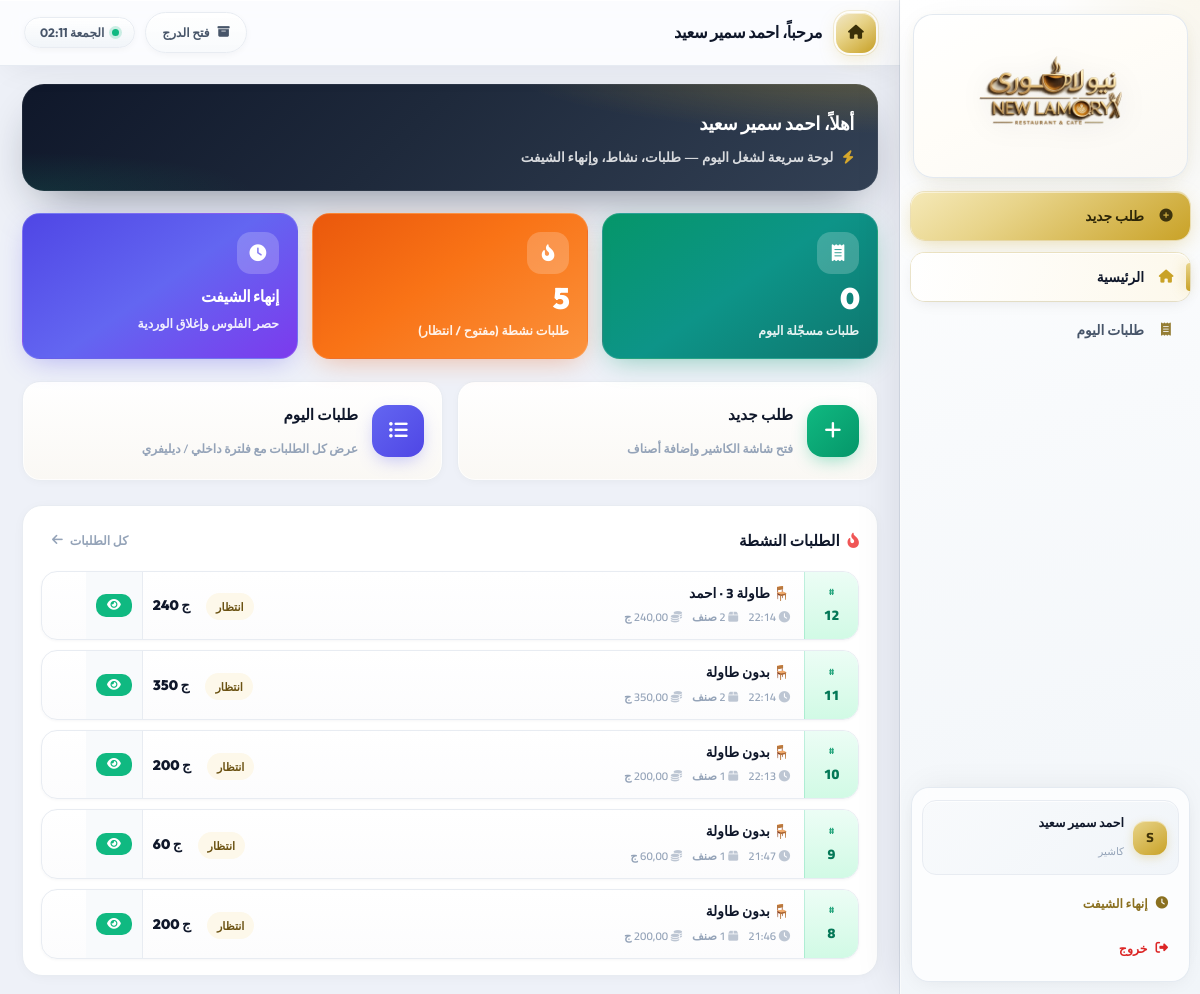
/cashier/ (signed in), run on an earlier commit of the app's database.
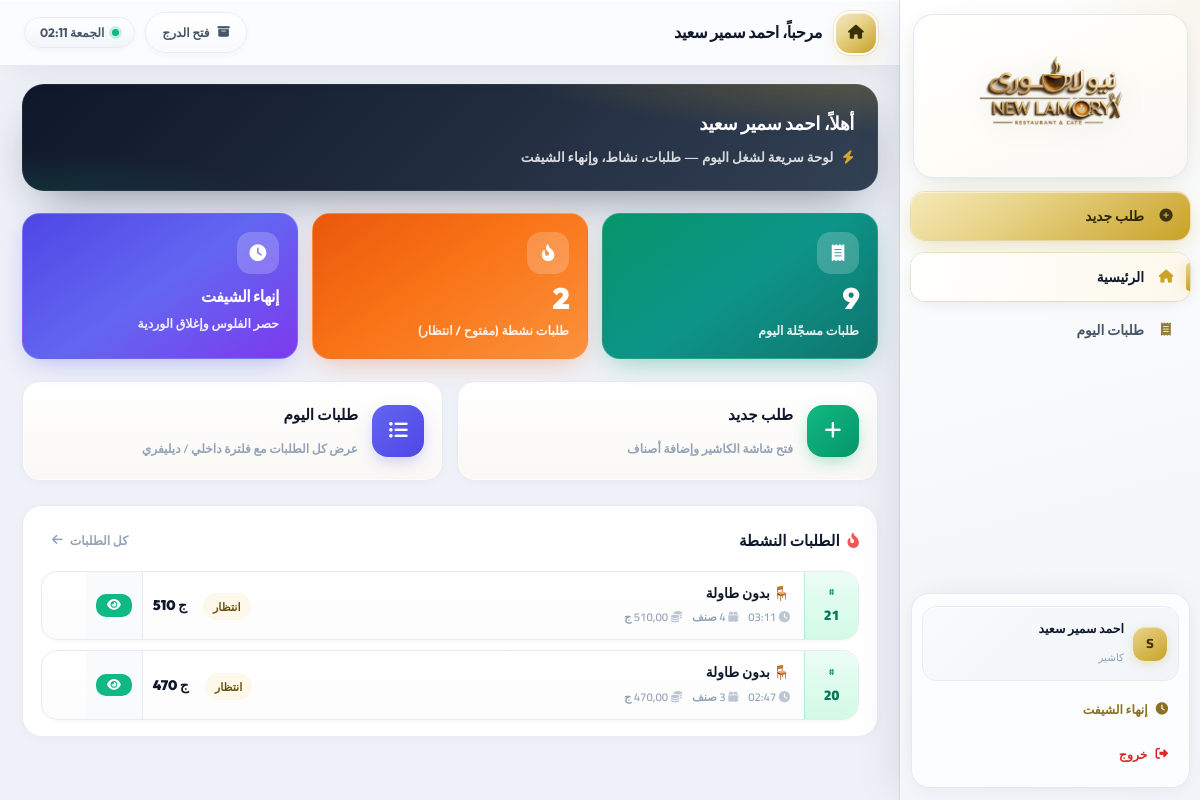
And on a later commit of the database.
### pos/models.py (models this page shows, shortened)
class Order(models.Model):
    STATUS_CHOICES = [
        ('open','مفتوح'),
        ('printed','قيد الانتظار'),
        ('completed','مكتمل'),
        ('cancelled','ملغي'),
    ]
    TYPE_CHOICES = [('dine_in','داخل المحل'),('delivery','ديليفري')]
    cashier          = models.ForeignKey(User, on_delete=models.SET_NULL, null=True, related_name='orders', verbose_name='الكاشير')
    order_type       = models.CharField(max_length=20, choices=TYPE_CHOICES, default='dine_in', verbose_name='نوع الطلب')
    status           = models.CharField(max_length=20, choices=STATUS_CHOICES, default='open', verbose_name='الحالة')
    notes            = models.TextField(blank=True, verbose_name='ملاحظات')
    table            = models.ForeignKey(Table, on_delete=models.SET_NULL, null=True, blank=True, verbose_name='الطاولة')
    waiter           = models.ForeignKey(Waiter, on_delete=models.SET_NULL, null=True, blank=True, verbose_name='الويتر')
    customer_name    = models.CharField(max_length=150, blank=True, verbose_name='اسم العميل')
    customer_phone   = models.CharField(max_length=30, blank=True, verbose_name='رقم العميل')
    customer_address = models.TextField(blank=True, verbose_name='عنوان العميل')
    driver           = models.ForeignKey(DeliveryDriver, on_delete=models.SET_NULL, null=True, blank=True, verbose_name='الطيار')
    created_at       = models.DateTimeField(auto_now_add=True)
    printed_at       = models.DateTimeField(null=True, blank=True)
    completed_at     = models.DateTimeField(null=True, blank=True)
    cancelled_at     = models.DateTimeField(null=True, blank=True)
    cancel_approved_by = models.ForeignKey(User, on_delete=models.SET_NULL, null=True, blank=True, related_name='approved_cancels')
    class Meta:
        verbose_name='طلب'; verbose_name_plural='الطلبات'; ordering=['-created_at']
    @property
    def total(self):
        return sum(i.subtotal for i in self.items.all())
    @property
    def total_items(self):
        return sum(i.quantity for i in self.items.all())

class Table(models.Model):
    number    = models.PositiveIntegerField(unique=True, verbose_name='رقم الطاولة')
    name      = models.CharField(max_length=50, blank=True, verbose_name='الاسم')
    is_active = models.BooleanField(default=True, verbose_name='نشطة')
    class Meta:
        verbose_name='طاولة'; verbose_name_plural='الطاولات'; ordering=['number']
    def __str__(self):
        return f"طاولة {self.number}" + (f" — {self.name}" if self.name else "")

class Waiter(models.Model):
    name      = models.CharField(max_length=100, verbose_name='الاسم')
    phone     = models.CharField(max_length=20, blank=True, verbose_name='الهاتف')
    is_active = models.BooleanField(default=True, verbose_name='نشط')
    class Meta:
        verbose_name='ويتر'; verbose_name_plural='الويترين'; ordering=['name']
    def __str__(self): return self.name

class OrderItem(models.Model):
    order     = models.ForeignKey(Order, on_delete=models.CASCADE, related_name='items', verbose_name='الطلب')
    menu_item = models.ForeignKey(MenuItem, on_delete=models.CASCADE, verbose_name='المنتج')
    quantity  = models.PositiveIntegerField(default=1, verbose_name='الكمية')
    price     = models.DecimalField(max_digits=8, decimal_places=2, null=True, blank=True, verbose_name='السعر')
    notes     = models.CharField(max_length=200, blank=True, verbose_name='ملاحظات')
    class Meta:
        verbose_name='عنصر طلب'; verbose_name_plural='عناصر الطلب'
    @property
    def subtotal(self): return self.quantity * (self.price or 0)

### pos/cashier_views.py (the view)
    def wrapper(request, *args, **kwargs):
        if not request.user.is_authenticated:
            return redirect('login')
        if request.user.is_staff:
            return redirect('admin_dashboard')
        return view_func(request, *args, **kwargs)

### pos/cashier_views.py (called while the page is built)
def cashier_required(view_func):
    def wrapper(request, *args, **kwargs):
        if not request.user.is_authenticated:
            return redirect('login')
        if request.user.is_staff:
            return redirect('admin_dashboard')
        return view_func(request, *args, **kwargs)
    wrapper.__name__ = view_func.__name__
    return wrapper

def get_profile(user):
    try:
        return user.cashier_profile
    except Exception:
        return None

@cashier_required
def dashboard(request):
    today = date.today()
    orders_today = Order.objects.filter(cashier=request.user, created_at__date=today)
    active_orders = Order.objects.filter(
        cashier=request.user, status__in=['open', 'printed']
    ).select_related('table', 'waiter').prefetch_related('items')
    profile = get_profile(request.user)
    shift = Shift.objects.filter(cashier=request.user, status='open').first()
    return render(request, 'pos/cashier/dashboard.html', {
        'orders_count': orders_today.count(),
        'active_orders': active_orders,
        'profile': profile,
        'shift': shift,
    })

### templates/pos/cashier/dashboard.html (shortened to what this page needs)
{% extends 'pos/cashier/base.html' %}
{% block page_icon %}<i class="fas fa-home"></i>{% endblock %}
{% block page_title %}مرحباً، {{ request.user.get_full_name|default:request.user.username }}{% endblock %}
{% block content %}
<div class="dash">
  <div class="dash-hero">
    <div class="dash-hero-in">
      <p class="dash-hello">أهلاً، {{ request.user.get_full_name|default:request.user.username }}</p>
      <p class="dash-sub"><i class="fas fa-bolt"></i> لوحة سريعة لشغل اليوم — طلبات، نشاط، وإنهاء الشيفت</p>
    </div>
  </div>
  <div class="dash-kpis">
    <div class="dash-kpi dash-kpi--g">
      <div class="dash-kpi-ic"><i class="fas fa-receipt"></i></div>
      <div class="dash-kpi-val">{{ orders_count }}</div>
      <div class="dash-kpi-lbl">طلبات مسجّلة اليوم</div>
    </div>
    <div class="dash-kpi dash-kpi--o">
      <div class="dash-kpi-ic"><i class="fas fa-fire-flame-curved"></i></div>
      <div class="dash-kpi-val">{{ active_orders.count }}</div>
      <div class="dash-kpi-lbl">طلبات نشطة (مفتوح / انتظار)</div>
    </div>
    <a href="{% url 'cashier_end_shift' %}" class="dash-kpi dash-kpi--v">
      <div class="dash-kpi-ic"><i class="fas fa-clock"></i></div>
      <div class="dash-kpi-val" style="font-size:1rem;line-height:1.35;padding-top:4px">إنهاء الشيفت</div>
      <div class="dash-kpi-lbl">حصر الفلوس وإغلاق الوردية</div>
    </a>
  </div>
  <div class="dash-quick">
    <a href="{% url 'cashier_new_order' %}" class="dash-q">
      <div class="dash-q-ic dash-q-ic--n"><i class="fas fa-plus"></i></div>
      <div class="dash-q-t">
        <strong>طلب جديد</strong>
        <span>فتح شاشة الكاشير وإضافة أصناف</span>
      </div>
    </a>
    <a href="{% url 'cashier_orders' %}" class="dash-q">
      <div class="dash-q-ic dash-q-ic--l"><i class="fas fa-list-ul"></i></div>
      <div class="dash-q-t">
        <strong>طلبات اليوم</strong>
        <span>عرض كل الطلبات مع فلترة داخلي / ديليفري</span>
      </div>
    </a>
  </div>
  {% if active_orders %}
  <div class="dash-card">
    <div class="dash-card-hd">
      <h3><i class="fas fa-fire-flame-curved"></i> الطلبات النشطة</h3>
      <a href="{% url 'cashier_orders' %}" class="btn btn-ghost btn-sm">كل الطلبات <i class="fas fa-arrow-left"></i></a>
    </div>
    {% for o in active_orders %}
    <div class="d-orow" onclick="location.href='{% url 'cashier_order_detail' o.id %}'">
      <div class="d-oid"><span>#</span>{{ o.id }}</div>
      <div class="d-ob">
        <div class="d-ot">
          {% if o.order_type == 'delivery' %}🛵 {{ o.customer_name|default:"ديليفري" }}{% else %}🪑 {{ o.table|default:"بدون طاولة" }}{% endif %}{% if o.waiter %} · {{ o.waiter }}{% endif %}
        </div>
        <div class="d-om">
          <span><i class="fas fa-clock" style="opacity:.6"></i> {{ o.created_at|time:"H:i" }}</span>
          <span><i class="fas fa-box" style="opacity:.6"></i> {{ o.total_items }} صنف</span>
          <span><i class="fas fa-coins" style="opacity:.6"></i> {{ o.total|floatformat:2 }} ج</span>
        </div>
      </div>
      <div class="d-ost">
        {% if o.status == 'printed' %}<span class="badge b-pri">انتظار</span>{% else %}<span class="badge b-war">مفتوح</span>{% endif %}
      </div>
      <div class="d-osu">{{ o.total|floatformat:0 }} ج</div>
      <div class="d-oa"><a href="{% url 'cashier_order_detail' o.id %}" class="btn btn-suc btn-sm" onclick="event.stopPropagation()"><i class="fas fa-eye"></i></a></div>
    </div>
    {% endfor %}
  </div>
  {% endif %}
</div>
{% endblock %}

What changed in the data, as far as the page shows it:
no longer on this page (row edited): Order: id "12", table "طاولة 3", waiter "احمد", created_at "22:14", total_items "2", total "240,00", status "انتظار", total "240"
no longer on this page (row edited): Order: id "11", table "بدون طاولة", created_at "22:14", total_items "2", total "350,00", status "انتظار", total "350"
no longer on this page (row edited): Order: id "10", table "بدون طاولة", created_at "22:13", total_items "1", total "200,00", status "انتظار", total "200"
no longer on this page (row edited): Order: id "9", table "بدون طاولة", created_at "21:47", total_items "1", total "60,00", status "انتظار", total "60"
no longer on this page (row edited): Order: id "8", table "بدون طاولة", created_at "21:46", total_items "1", total "200,00", status "انتظار", total "200"
added Order: id "21", table "بدون طاولة", created_at "03:11", total_items "4", total "510,00", status "انتظار", total "510"
added Order: id "20", table "بدون طاولة", created_at "02:47", total_items "3", total "470,00", status "انتظار", total "470"
Also different on the page:
{{ orders_count }}: "0" → "9"
{{ active_orders.count }}: "5" → "2"
